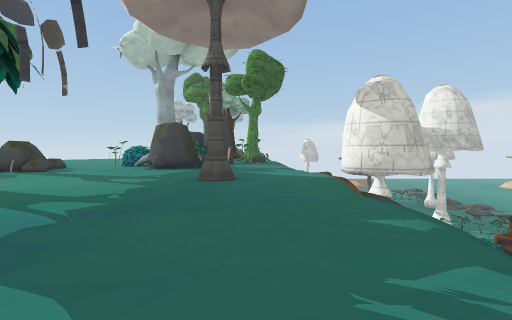
View 1 (above)

20 first-person views from a walk through a Unity game level. The camera is 1.5 m above the floor, tilts 2° down and sees 85° across. The floor is counted in squares, 2 m on a side. Each view is taken from the middle of a square. On the plan, view 1 faces up. The plan holds only what a view shows up to about 10 squares ahead; the rest is blank. The place goes on beyond the plan. Some surface patterns are stand-ins.

View 2
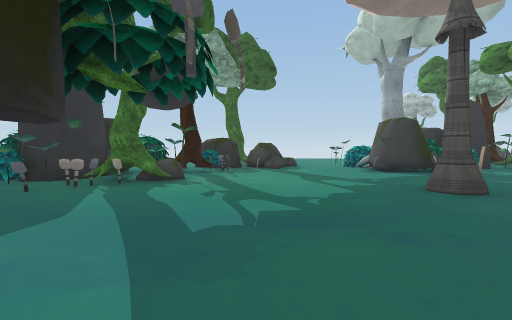

View 3
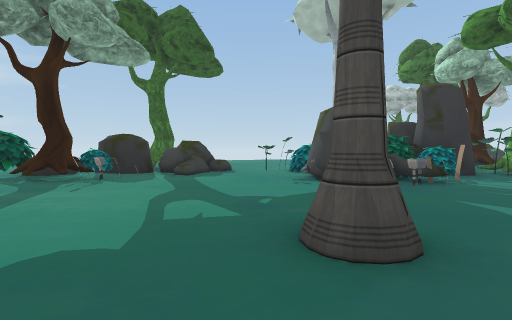

View 4
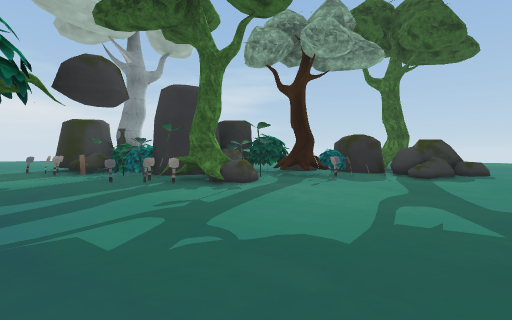

View 5
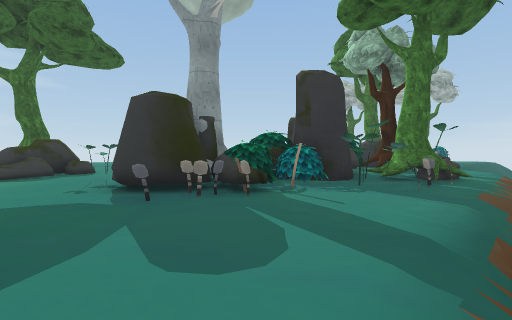

View 6
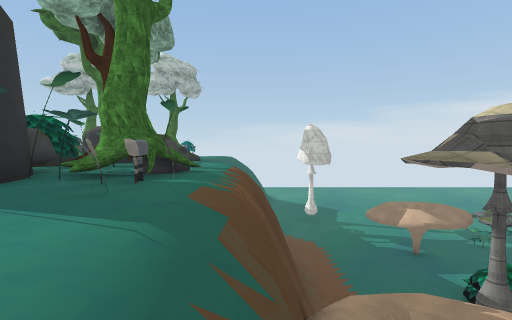

View 7
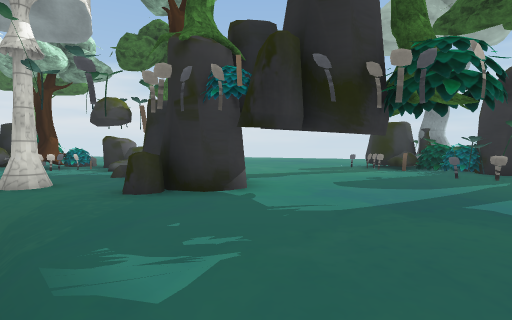

View 8
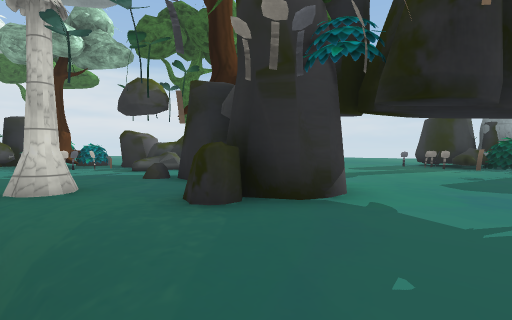

View 9
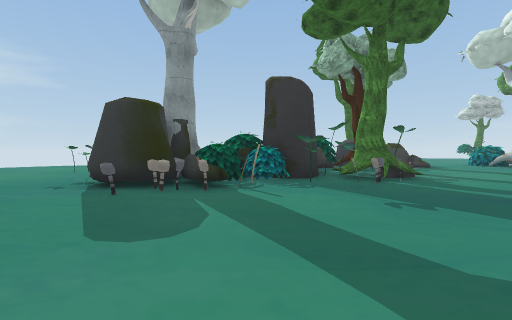

View 10
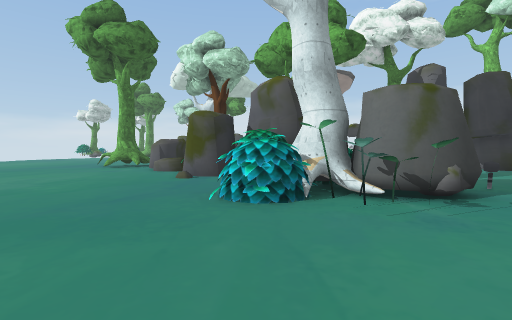

View 11
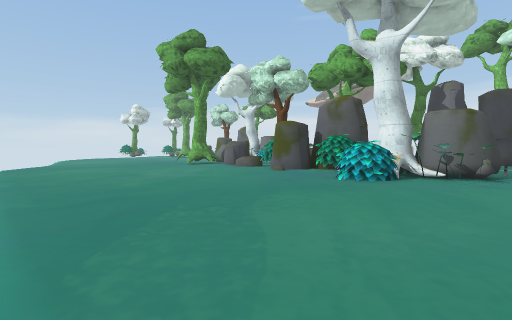

View 12
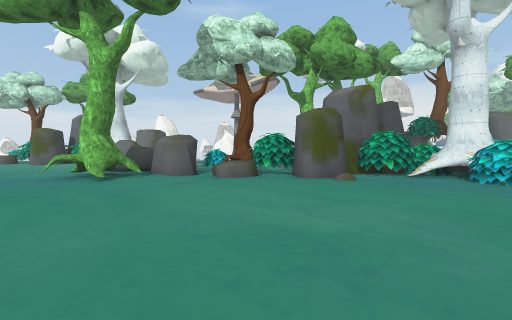

View 13
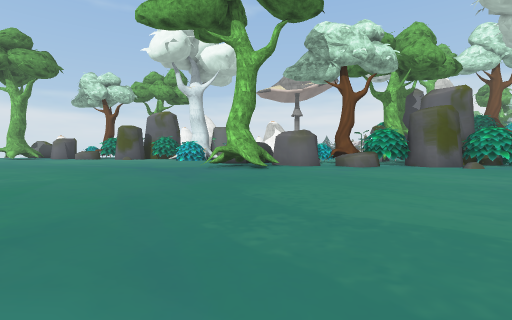

View 14
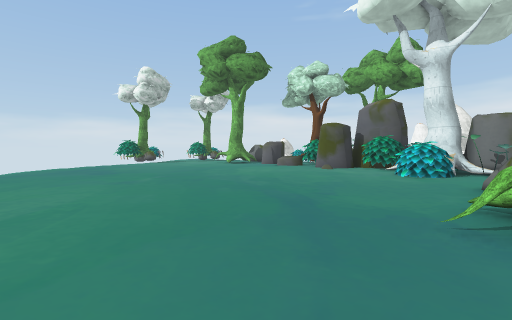

View 15
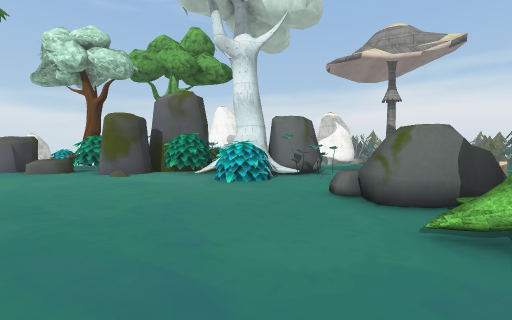

View 16
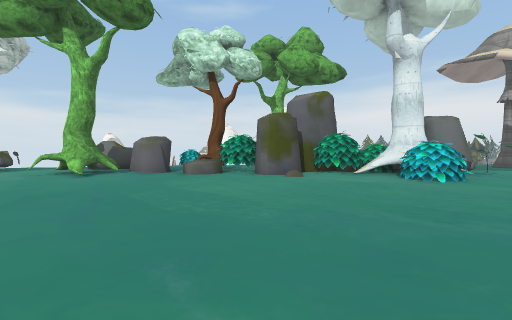

View 17
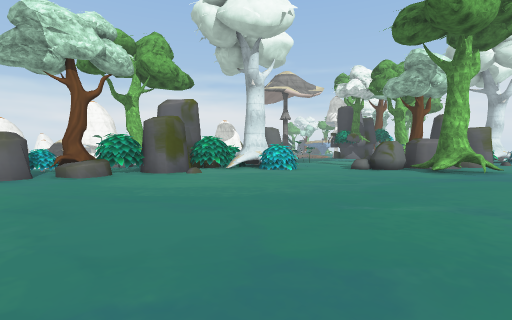

View 18
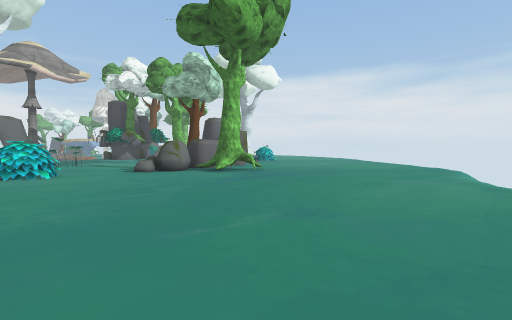

View 19
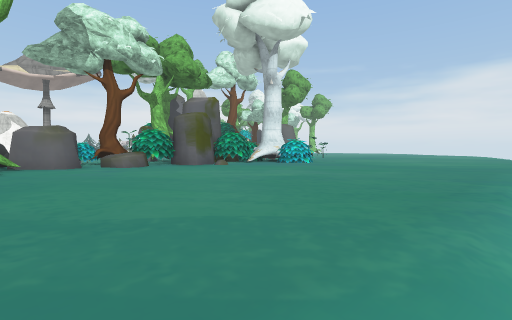

View 20
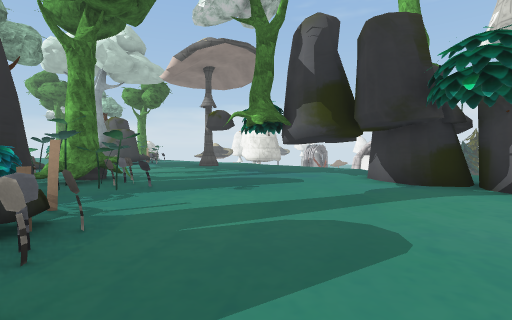

### Floor plan
Key: @ floor where view 1 was taken; # wall or solid block; . main floor; : floor 0.25 m higher than the main floor; - floor 0.25 m lower than the main floor; _ floor 7 m lower than the main floor; / step, stairs or slope; = window, fence, low wall or low ledge; ^ raised ledge; v drop or lower ground; T tree; O other object.
Columns run from 20 left of view 1 to 10 right of it. Each row starts with its distance up from view 1.
 22       ...........#   =  ____O__
 21      ...........##OO.=  _______
 20      ...........^#TTO. #_____
 19      ...........OOTT .v#__ _OO
 18      ...........#OOOTOv#   #O
 17     ...........:##OTT.v#
 16     ............O###TOv
 15    /............OOOOO.v
 14   /...........OO#OOOO.v
 13   /...........O##OOO../
 12  /............OOOOO.../
 11  .......T#.OO.O.OOO.../     OO
 10 /.......TTTOO........./     OO
  9 /.........##O..........
  8 /........##OO..........#
  7 /........^#TTO.....#...##
  6 -........OOT........../v
  5 -........#OOOO......../
  4 -......./##OTT......../
  3 -........O###TO......./
  2 .........OO##O......../
  1 .......O.#OOOO......../
  0 .......O##OOO.......@./
 -1 .......OOOOO.......##.v
 -2 .......OOOOO......##^./
 -3 ..................##../
 -4       ............##.#/

Positions as (right, up) in squares from view 1, and headings:
1: (0, 0), facing up
2: (0, 1), facing up-left
3: (0, 5), facing up-left
4: (0, 5), facing left
5: (2, 9), facing up-left
6: (2, 12), facing up
7: (2, 3), facing down-left
8: (2, 1), facing down-left
9: (-4, -4), facing up-left
10: (-16, -3), facing up-right
11: (-20, -3), facing up-right
12: (-19, 6), facing right
13: (-20, 10), facing right
14: (-15, 11), facing up-right
15: (-13, 13), facing right
16: (-13, 18), facing right
17: (-13, 22), facing down-right
18: (-12, 21), facing down
19: (-20, 10), facing down-right
20: (-9, -4), facing up-right
